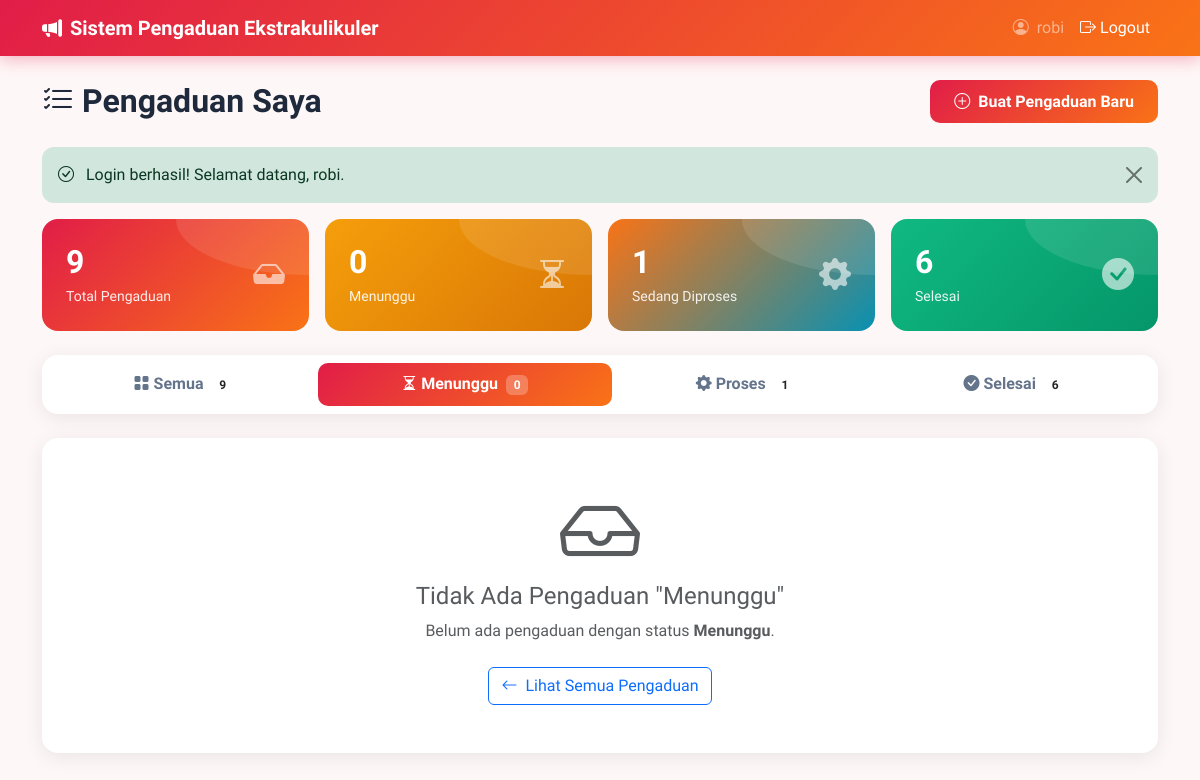
Before: /?page=pengaduan&status=Menunggu (signed in) with the older database file.
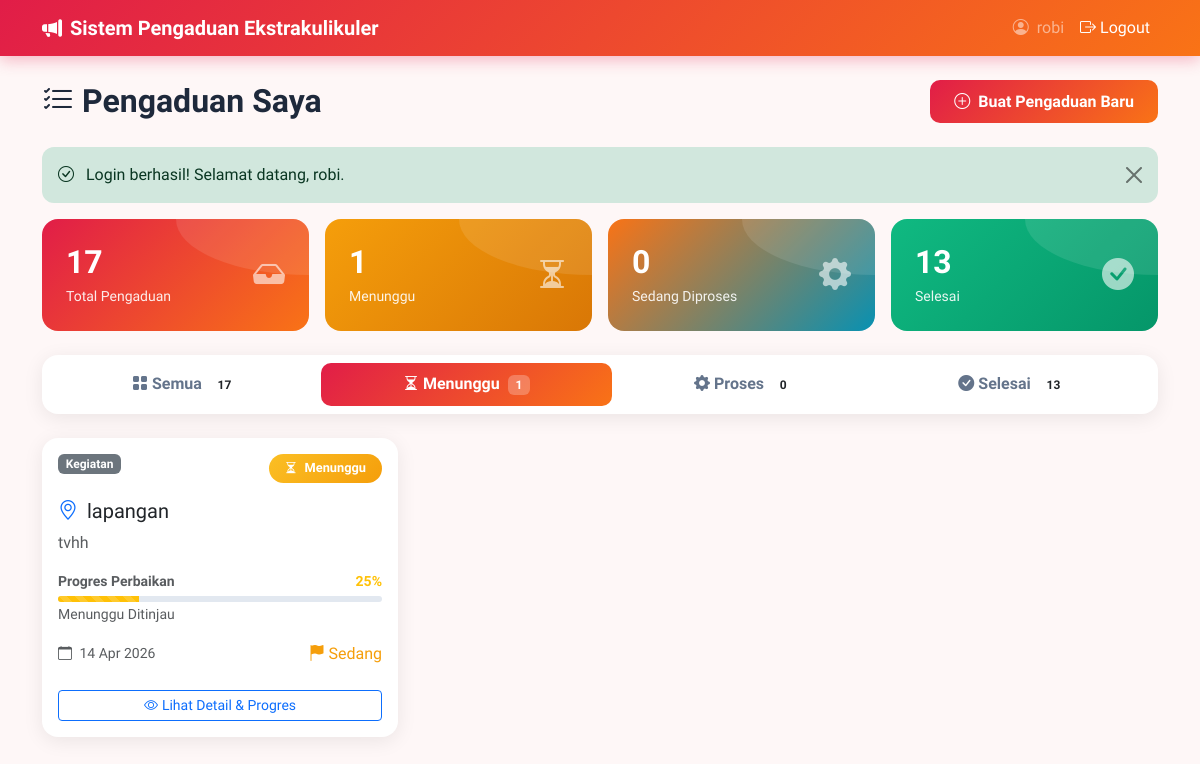
After: the same page with the newer database file.
### tables this page shows
CREATE TABLE `input_aspirasi` (
  `id_pelaporan` int(11) NOT NULL,
  `nis` int(11) DEFAULT NULL,
  `id_kategori` int(11) DEFAULT NULL,
  `lokasi` varchar(50) DEFAULT NULL,
  `ket` varchar(50) DEFAULT NULL,
  `tgl_lapor` datetime DEFAULT current_timestamp()
);

CREATE TABLE `kategori` (
  `id_kategori` int(11) NOT NULL,
  `ket_kategori` varchar(30) NOT NULL
);

CREATE TABLE `aspirasi` (
  `id_aspirasi` int(11) NOT NULL,
  `status` enum('Menunggu','Proses','Selesai') NOT NULL,
  `prioritas` enum('Rendah','Sedang','Tinggi') DEFAULT 'Sedang',
  `id_kategori` int(11) DEFAULT NULL,
  `feedback` text DEFAULT NULL,
  `username_admin` varchar(30) DEFAULT NULL
);

### controllers/PengaduanController.php (called while the page is built, shortened)
<?php
require_once __DIR__ . '/Controller.php';
require_once __DIR__ . '/../models/InputAspirasi.php';
class PengaduanController extends Controller {
    private $inputAspirasiModel;
    public function __construct() {
        $this->inputAspirasiModel = new InputAspirasi();
    }
    public function index() {
        $nis = $_SESSION['siswa_nis'];
        $statusFilter = $_GET['status'] ?? '';
        if ($statusFilter && in_array($statusFilter, ['Menunggu', 'Proses', 'Selesai'])) {
            $pengaduan = $this->inputAspirasiModel->getByNisAndStatus($nis, $statusFilter);
        } else {
            $pengaduan = $this->inputAspirasiModel->getByNis($nis);
        }
        $totalPengaduan = $this->inputAspirasiModel->countByNis($nis);
        $totalMenunggu = $this->inputAspirasiModel->countByNisAndStatus($nis, 'Menunggu');
        $totalProses = $this->inputAspirasiModel->countByNisAndStatus($nis, 'Proses');
        $totalSelesai = $this->inputAspirasiModel->countByNisAndStatus($nis, 'Selesai');
        $flash = $this->getFlash();
        $this->view('pengaduan/index', [
            'pengaduan' => $pengaduan,
            'flash' => $flash,
            'statusFilter' => $statusFilter,
            'totalPengaduan' => $totalPengaduan,
            'totalMenunggu' => $totalMenunggu,
            'totalProses' => $totalProses,
            'totalSelesai' => $totalSelesai
        ]);
    }
}

### config/Database.php (called while the page is built, shortened)
<?php
class Database {
    private static $instance = null;
    private $connection;
    private function __construct() {
        $this->host = DB_HOST;
        $this->dbname = DB_NAME;
        $this->username = DB_USER;
        $this->password = DB_PASS;
        try {
            $dsn = "mysql:host={$this->host};dbname={$this->dbname};charset=utf8mb4";
            $options = [
                PDO::ATTR_ERRMODE => PDO::ERRMODE_EXCEPTION,
                PDO::ATTR_DEFAULT_FETCH_MODE => PDO::FETCH_ASSOC,
                PDO::ATTR_EMULATE_PREPARES => false,
            ];
            $this->connection = new PDO($dsn, $this->username, $this->password, $options);
        } catch (PDOException $e) {
            die("Koneksi database gagal: " . $e->getMessage());
        }
    }
    public static function getInstance() {
        if (self::$instance === null) {
            self::$instance = new self();
        }
        return self::$instance;
    }
    public function getConnection() {
        return $this->connection;
    }
}

### models/Model.php (called while the page is built, shortened)
<?php
require_once __DIR__ . '/../config/Database.php';
abstract class Model {
    public function __construct() {
        $this->db = Database::getInstance()->getConnection();
    }
}

### models/InputAspirasi.php (called while the page is built, shortened)
<?php
require_once __DIR__ . '/Model.php';
class InputAspirasi extends Model {
    protected $table = 'input_aspirasi';
    public function countByNis($nis) {
        $stmt = $this->db->prepare("SELECT COUNT(*) as total FROM {$this->table} WHERE nis = ?");
        $stmt->execute([$nis]);
        $result = $stmt->fetch();
        return $result['total'];
    }
    public function getByNisAndStatus($nis, $status) {
        $sql = "SELECT i.*, k.ket_kategori, a.status, a.prioritas, a.feedback
                FROM {$this->table} i
                LEFT JOIN kategori k ON i.id_kategori = k.id_kategori
                LEFT JOIN aspirasi a ON i.id_pelaporan = a.id_aspirasi
                WHERE i.nis = ? AND a.status = ?
                ORDER BY i.tgl_lapor DESC";
        $stmt = $this->db->prepare($sql);
        $stmt->execute([$nis, $status]);
        return $stmt->fetchAll();
    }
    public function countByNisAndStatus($nis, $status) {
        $sql = "SELECT COUNT(*) as total
                FROM {$this->table} i
                LEFT JOIN aspirasi a ON i.id_pelaporan = a.id_aspirasi
                WHERE i.nis = ? AND a.status = ?";
        $stmt = $this->db->prepare($sql);
        $stmt->execute([$nis, $status]);
        $result = $stmt->fetch();
        return $result['total'];
    }
}

### views/pengaduan/index.php (the view, shortened to what the changed rows need)
<?php
require_once __DIR__ . '/../layouts/header.php';
?>
<nav class="navbar navbar-expand-lg navbar-custom">
    <div class="container">
        <a class="navbar-brand text-white" href="<?= BASE_URL ?>?page=pengaduan">
            <i class="bi bi-megaphone-fill me-2"></i><?= APP_NAME ?>
        </a>
        <div class="collapse navbar-collapse" id="navbarNav">
            <ul class="navbar-nav ms-auto">
                <li class="nav-item">
                    <span class="nav-link text-white-50">
                        <i class="bi bi-person-circle me-1"></i>
                        <?= $_SESSION['siswa_nama'] ?? $_SESSION['siswa_username'] ?? '' ?>
                    </span>
                </li>
                <li class="nav-item">
                    <a class="nav-link text-white" href="<?= BASE_URL ?>?action=logout-siswa">
                        <i class="bi bi-box-arrow-right me-1"></i>Logout
                    </a>
                </li>
            </ul>
        </div>
    </div>
</nav>
<div class="container py-4">
    <div class="d-flex justify-content-between align-items-center mb-4">
        <h2 class="page-title mb-0">
            <i class="bi bi-list-check me-2"></i>Pengaduan Saya
        </h2>
        <a href="<?= BASE_URL ?>?page=pengaduan-create" class="btn btn-primary">
            <i class="bi bi-plus-circle me-2"></i>Buat Pengaduan Baru
        </a>
    </div>
    <?php if ($flash): ?>
        <div class="alert alert-<?= $flash['type'] === 'error' ? 'danger' : $flash['type'] ?> alert-dismissible fade show" role="alert">
            <i class="bi bi-<?= $flash['type'] === 'success' ? 'check-circle' : 'exclamation-circle' ?> me-2"></i>
            <?= $flash['message'] ?>
            <button type="button" class="btn-close" data-bs-dismiss="alert" aria-label="Close"></button>
        </div>
    <?php endif; ?>
    <div class="row g-3 mb-4">
        <div class="col-6 col-lg-3">
            <div class="stat-card stat-primary" style="cursor:pointer;" onclick="window.location='<?= BASE_URL ?>?page=pengaduan'" id="stat-total">
                <div class="d-flex justify-content-between align-items-center">
                    <div>
                        <h3 class="mb-1"><?= $totalPengaduan ?></h3>
                        <p class="mb-0 small">Total Pengaduan</p>
                    </div>
                    <i class="bi bi-inbox-fill" style="font-size: 2rem; opacity: 0.6;"></i>
                </div>
            </div>
        </div>
        <div class="col-6 col-lg-3">
            <div class="stat-card stat-warning" style="cursor:pointer;" onclick="window.location='<?= BASE_URL ?>?page=pengaduan&status=Menunggu'" id="stat-menunggu">
                <div class="d-flex justify-content-between align-items-center">
                    <div>
                        <h3 class="mb-1"><?= $totalMenunggu ?></h3>
                        <p class="mb-0 small">Menunggu</p>
                    </div>
                    <i class="bi bi-hourglass-split" style="font-size: 2rem; opacity: 0.6;"></i>
                </div>
            </div>
        </div>
        <div class="col-6 col-lg-3">
            <div class="stat-card stat-info" style="cursor:pointer;" onclick="window.location='<?= BASE_URL ?>?page=pengaduan&status=Proses'" id="stat-proses">
                <div class="d-flex justify-content-between align-items-center">
                    <div>
                        <h3 class="mb-1"><?= $totalProses ?></h3>
                        <p class="mb-0 small">Sedang Diproses</p>
                    </div>
                    <i class="bi bi-gear-fill" style="font-size: 2rem; opacity: 0.6;"></i>
                </div>
            </div>
        </div>
        <div class="col-6 col-lg-3">
            <div class="stat-card stat-success" style="cursor:pointer;" onclick="window.location='<?= BASE_URL ?>?page=pengaduan&status=Selesai'" id="stat-selesai">
                <div class="d-flex justify-content-between align-items-center">
                    <div>
                        <h3 class="mb-1"><?= $totalSelesai ?></h3>
                        <p class="mb-0 small">Selesai</p>
                    </div>
                    <i class="bi bi-check-circle-fill" style="font-size: 2rem; opacity: 0.6;"></i>
                </div>
            </div>
        </div>
    </div>
    <div class="card mb-4">
        <div class="card-body p-2">
            <ul class="nav nav-pills nav-fill" id="statusTabs">
                <li class="nav-item">
                    <a class="nav-link <?= empty($statusFilter) ? 'active' : '' ?>" href="<?= BASE_URL ?>?page=pengaduan">
                        <i class="bi bi-grid-fill me-1"></i>Semua
                        <span class="badge bg-white text-dark ms-1"><?= $totalPengaduan ?></span>
                    </a>
                </li>
                <li class="nav-item">
                    <a class="nav-link <?= $statusFilter === 'Menunggu' ? 'active' : '' ?>" href="<?= BASE_URL ?>?page=pengaduan&status=Menunggu">
                        <i class="bi bi-hourglass-split me-1"></i>Menunggu
                        <span class="badge bg-white text-dark ms-1"><?= $totalMenunggu ?></span>
                    </a>
                </li>
                <li class="nav-item">
                    <a class="nav-link <?= $statusFilter === 'Proses' ? 'active' : '' ?>" href="<?= BASE_URL ?>?page=pengaduan&status=Proses">
                        <i class="bi bi-gear-fill me-1"></i>Proses
                        <span class="badge bg-white text-dark ms-1"><?= $totalProses ?></span>
                    </a>
                </li>
                <li class="nav-item">
                    <a class="nav-link <?= $statusFilter === 'Selesai' ? 'active' : '' ?>" href="<?= BASE_URL ?>?page=pengaduan&status=Selesai">
                        <i class="bi bi-check-circle-fill me-1"></i>Selesai
                        <span class="badge bg-white text-dark ms-1"><?= $totalSelesai ?></span>
                    </a>
                </li>
            </ul>
        </div>
    </div>
    <?php if (empty($pengaduan)): ?>
        <div class="card">
            <div class="card-body text-center py-5">
                <i class="bi bi-inbox display-1 text-muted mb-3"></i>
                <?php if (!empty($statusFilter)): ?>
                    <h4 class="text-muted">Tidak Ada Pengaduan "<?= htmlspecialchars($statusFilter) ?>"</h4>
                    <p class="text-muted mb-4">Belum ada pengaduan dengan status <strong><?= htmlspecialchars($statusFilter) ?></strong>.</p>
                    <a href="<?= BASE_URL ?>?page=pengaduan" class="btn btn-outline-primary">
                        <i class="bi bi-arrow-left me-2"></i>Lihat Semua Pengaduan
                    </a>
                <?php endif; ?>
            </div>
        </div>
    <?php else: ?>
        <div class="row">
            <?php foreach ($pengaduan as $item): ?>
                <div class="col-md-6 col-lg-4 mb-4">
                    <div class="card h-100 hover-lift pengaduan-card"
                         style="cursor:pointer;"
                         onclick="window.location='<?= BASE_URL ?>?page=pengaduan-detail&id=<?= $item['id_pelaporan'] ?>'">
                        <div class="card-body">
                            <div class="d-flex justify-content-between align-items-start mb-3">
                                <span class="badge bg-secondary"><?= htmlspecialchars($item['ket_kategori'] ?? 'Umum') ?></span>
                                <?php
                                    $statusClass = 'badge-menunggu';
                                    $statusIcon = 'bi-hourglass-split';
                                ?>
                                <span class="badge badge-status <?= $statusClass ?>">
                                    <i class="bi <?= $statusIcon ?> me-1"></i>
                                    <?= htmlspecialchars($item['status'] ?? 'Menunggu') ?>
                                </span>
                            </div>
                            <h5 class="card-title">
                                <i class="bi bi-geo-alt text-primary me-1"></i>
                                <?= htmlspecialchars($item['lokasi']) ?>
                            </h5>
                            <p class="card-text text-muted">
                                <?= htmlspecialchars(substr($item['ket'], 0, 100)) ?>
                            </p>
                            <?php
                                $progressPercent = 0;
                                $progressColor = 'warning';
                                $progressLabel = 'Menunggu Ditinjau';
                                if ($item['status'] === 'Menunggu') { $progressPercent = 25; $progressColor = 'warning'; $progressLabel = 'Menunggu Ditinjau'; }
                            ?>
                            <div class="mb-3">
                                <div class="d-flex justify-content-between align-items-center mb-1">
                                    <small class="text-muted fw-semibold">Progres Perbaikan</small>
                                    <small class="text-<?= $progressColor ?> fw-bold"><?= $progressPercent ?>%</small>
                                </div>
                                <div class="progress" style="height: 6px; border-radius: 3px;">
                                    <div class="progress-bar bg-<?= $progressColor ?> <?= $progressPercent < 100 ? 'progress-bar-striped progress-bar-animated' : '' ?>"
                                         role="progressbar"
                                         style="width: <?= $progressPercent ?>%;"
                                         aria-valuenow="<?= $progressPercent ?>"
                                         aria-valuemin="0"
                                         aria-valuemax="100">
                                    </div>
                                </div>
                                <small class="text-muted"><?= $progressLabel ?></small>
                            </div>
                            <div class="d-flex justify-content-between align-items-center">
                                <small class="text-muted">
                                    <i class="bi bi-calendar me-1"></i>
                                    <?= date('d M Y', strtotime($item['tgl_lapor'])) ?>
                                </small>
                                <?php if (!empty($item['prioritas'])): ?>
                                    <span class="priority-<?= strtolower($item['prioritas']) ?>">
                                        <i class="bi bi-flag-fill me-1"></i><?= $item['prioritas'] ?>
                                    </span>
                                <?php endif; ?>
                            </div>
                        </div>
                        <div class="card-footer bg-transparent border-top-0 text-center pb-3">
                            <span class="btn btn-sm btn-outline-primary w-100">
                                <i class="bi bi-eye me-1"></i>Lihat Detail & Progres
                            </span>
                        </div>
                    </div>
                </div>
            <?php endforeach; ?>
        </div>
    <?php endif; ?>
</div>
<?php require_once __DIR__ . '/../layouts/footer.php'; ?>

Changed rows visible on the page:
added input_aspirasi: id_kategori.ket_kategori "Kegiatan", aspirasi.status "Menunggu", lokasi "lapangan", ket "tvhh", aspirasi.status "25", aspirasi.status "Menunggu Ditinjau", tgl_lapor "14 Apr 2026", aspirasi.prioritas "Sedang"
Other visible differences:
$totalPengaduan: "9" → "17"
$totalMenunggu: "0" → "1"
$totalProses: "1" → "0"
$totalSelesai: "6" → "13"
$statusFilter: "Menunggu" → (not shown)
text no longer shown: "Tidak Ada Pengaduan \" \" Belum ada pengaduan dengan status . Lihat Semua Pengaduan"
